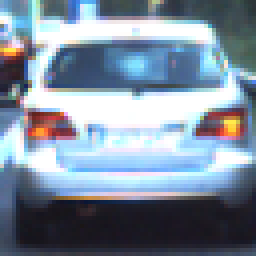
#> input picture projects/p5-vehicle_detection/test_images/car.png, 64 x 64 px (shown 4 times larger)
$ jupyter execute --allow-errors P5-classifier.ipynb   (shell and % lines are left out)   (older library calls are emulated)
#> lines starting #> are read from the running program, lines starting #| are printed output that depends on the picture
### projects/p5-vehicle_detection/helper_functions.py
import matplotlib.image as mpimg
import numpy as np
import cv2
from skimage.feature import hog

# Scale PNG images read through matplotlib, since they are being read on a scale from
# 0 to 1 and we need them to be on a scale from 0 to 255
def scale_img(image):
    image = image * 255
    image = image.astype(np.uint8)

    return image

# Define a function to return HOG features and visualization
def get_hog_features(img, orient, pix_per_cell, cell_per_block,
                        vis=False, feature_vec=True, transform_sqrt=True):
    # Call with two outputs if vis==True
    if vis == True:
        features, hog_image = hog(img, orientations=orient,
                                  pixels_per_cell=(pix_per_cell, pix_per_cell),
                                  cells_per_block=(cell_per_block, cell_per_block),
                                  transform_sqrt=True,
                                  visualise=vis, feature_vector=feature_vec)
        return features, hog_image
    # Otherwise call with one output
    else:
        features = hog(img, orientations=orient,
                       pixels_per_cell=(pix_per_cell, pix_per_cell),
                       cells_per_block=(cell_per_block, cell_per_block),
                       transform_sqrt=True,
                       visualise=vis, feature_vector=feature_vec)
        return features

# Define a function to compute binned color features
def bin_spatial(img, size=(32, 32)):
    # Use cv2.resize().ravel() to create the feature vector
    features = cv2.resize(img, size).ravel()
    # Return the feature vector
    return features

# Define a function to compute color histogram features
# NEED TO CHANGE bins_range if reading .png files with mpimg!
def color_hist(img, nbins=32, bins_range=(0, 256)):
    # Compute the histogram of the color channels separately
    channel1_hist = np.histogram(img[:,:,0], bins=nbins, range=bins_range)
    channel2_hist = np.histogram(img[:,:,1], bins=nbins, range=bins_range)
    channel3_hist = np.histogram(img[:,:,2], bins=nbins, range=bins_range)
    # Concatenate the histograms into a single feature vector
    hist_features = np.concatenate((channel1_hist[0], channel2_hist[0], channel3_hist[0]))
    # Return the individual histograms, bin_centers and feature vector
    return hist_features

def single_img_features(img, color_space='RGB', spatial_size=(32, 32),
                        hist_bins=32, orient=9,
                        pix_per_cell=8, cell_per_block=2, hog_channel=0,
                        spatial_feat=True, hist_feat=True, hog_feat=True):
    #1) Define an empty list to receive features
    img_features = []
    #2) Apply color conversion if other than 'RGB'
    if color_space != 'RGB':
        if color_space == 'HSV':
            feature_image = cv2.cvtColor(img, cv2.COLOR_RGB2HSV)
        elif color_space == 'LUV':
            feature_image = cv2.cvtColor(img, cv2.COLOR_RGB2LUV)
        elif color_space == 'HLS':
            feature_image = cv2.cvtColor(img, cv2.COLOR_RGB2HLS)
        elif color_space == 'YUV':
            feature_image = cv2.cvtColor(img, cv2.COLOR_RGB2YUV)
        elif color_space == 'YCrCb':
            feature_image = cv2.cvtColor(img, cv2.COLOR_RGB2YCrCb)
    else: feature_image = np.copy(img)
    #3) Compute spatial features if flag is set
    if spatial_feat == True:
        spatial_features = bin_spatial(feature_image, size=spatial_size)
        #4) Append features to list
        img_features.append(spatial_features)
    #5) Compute histogram features if flag is set
    if hist_feat == True:
        hist_features = color_hist(feature_image, nbins=hist_bins)
        #6) Append features to list
        img_features.append(hist_features)
    #7) Compute HOG features if flag is set
    if hog_feat == True:
        if hog_channel == 'ALL':
            hog_features = []
            for channel in range(feature_image.shape[2]):
                hog_features.extend(get_hog_features(feature_image[:,:,channel],
                                    orient, pix_per_cell, cell_per_block,
                                    vis=False, feature_vec=True))
        else:
            hog_features = get_hog_features(feature_image[:,:,hog_channel], orient,
                        pix_per_cell, cell_per_block, vis=False, feature_vec=True)
        #8) Append features to list
        img_features.append(hog_features)

    #9) Return concatenated array of features
    return np.concatenate(img_features)

# Define a function to extract features from a list of images
# Have this function call bin_spatial() and color_hist()
def extract_features(imgs, color_space='RGB', spatial_size=(32, 32),
                        hist_bins=32, orient=9,
                        pix_per_cell=8, cell_per_block=2, hog_channel=0,
                        spatial_feat=True, hist_feat=True, hog_feat=True):
    # Create a list to append feature vectors to
    features = []
    # Iterate through the list of images
    for file in imgs:
        file_features = []
        # Read in each one by one
        image = mpimg.imread(file)

        # Scale the image, since matplotlib reads PNG images on a scale of 0 to 1
        image = image * 255
        image = image.astype(np.uint8)

        # apply color conversion if other than 'RGB'
        if color_space != 'RGB':
            if color_space == 'HSV':
                feature_image = cv2.cvtColor(image, cv2.COLOR_RGB2HSV)
            elif color_space == 'LUV':
                feature_image = cv2.cvtColor(image, cv2.COLOR_RGB2LUV)
            elif color_space == 'HLS':
                feature_image = cv2.cvtColor(image, cv2.COLOR_RGB2HLS)
            elif color_space == 'YUV':
                feature_image = cv2.cvtColor(image, cv2.COLOR_RGB2YUV)
            elif color_space == 'YCrCb':
                feature_image = cv2.cvtColor(image, cv2.COLOR_RGB2YCrCb)
        else: feature_image = np.copy(image)

        if spatial_feat == True:
            spatial_features = bin_spatial(feature_image, size=spatial_size)
            file_features.append(spatial_features)
        if hist_feat == True:
            # Apply color_hist()
            hist_features = color_hist(feature_image, nbins=hist_bins)
            file_features.append(hist_features)
        if hog_feat == True:
        # Call get_hog_features() with vis=False, feature_vec=True
            if hog_channel == 'ALL':
                hog_features = []
                for channel in range(feature_image.shape[2]):
                    hog_features.append(get_hog_features(feature_image[:,:,channel],
                                        orient, pix_per_cell, cell_per_block,
                                        vis=False, feature_vec=True))
                hog_features = np.ravel(hog_features)
            else:
                hog_features = get_hog_features(feature_image[:,:,hog_channel], orient,
                            pix_per_cell, cell_per_block, vis=False, feature_vec=True)
            # Append the new feature vector to the features list
            file_features.append(hog_features)
        features.append(np.concatenate(file_features))
    # Return list of feature vectors
    return features

# Define a function that takes an image,
# start and stop positions in both x and y,
# window size (x and y dimensions),
# and overlap fraction (for both x and y)
def slide_window(img, x_start_stop=[None, None], y_start_stop=[None, None],
                    xy_window=(64, 64), xy_overlap=(0.5, 0.5)):
    # If x and/or y start/stop positions not defined, set to image size
    if x_start_stop[0] == None:
        x_start_stop[0] = 0
    if x_start_stop[1] == None:
        x_start_stop[1] = img.shape[1]
    if y_start_stop[0] == None:
        y_start_stop[0] = 0
    if y_start_stop[1] == None:
        y_start_stop[1] = img.shape[0]
    # Compute the span of the region to be searched
    xspan = x_start_stop[1] - x_start_stop[0]
    yspan = y_start_stop[1] - y_start_stop[0]
    # Compute the number of pixels per step in x/y
    nx_pix_per_step = np.int(xy_window[0]*(1 - xy_overlap[0]))
    ny_pix_per_step = np.int(xy_window[1]*(1 - xy_overlap[1]))
    # Compute the number of windows in x/y
    nx_buffer = np.int(xy_window[0]*(xy_overlap[0]))
    ny_buffer = np.int(xy_window[1]*(xy_overlap[1]))
    nx_windows = np.int((xspan-nx_buffer)/nx_pix_per_step)
    ny_windows = np.int((yspan-ny_buffer)/ny_pix_per_step)
    # Initialize a list to append window positions to
    window_list = []
    # Loop through finding x and y window positions
    # Note: you could vectorize this step, but in practice
    # you'll be considering windows one by one with your
    # classifier, so looping makes sense
    for ys in range(ny_windows):
        for xs in range(nx_windows):
            # Calculate window position
            startx = xs*nx_pix_per_step + x_start_stop[0]
            endx = startx + xy_window[0]
            starty = ys*ny_pix_per_step + y_start_stop[0]
            endy = starty + xy_window[1]

            # Append window position to list
            window_list.append(((startx, starty), (endx, endy)))
    # Return the list of windows
    return window_list

# Define a function you will pass an image
# and the list of windows to be searched (output of slide_windows())
# [144 lines left out: functions search_windows, draw_boxes, add_heat, apply_threshold, draw_labeled_bboxes, convert_color and 1 more, not called in this run]

### projects/p5-vehicle_detection/P5-classifier.ipynb
## Vehicle Detection Project

We will first train a classifier on the extended labeled dataset.

[cell 1]
# Imports
import cv2
import numpy as np
import matplotlib.pyplot as plt
import matplotlib.image as mpimg
from mpl_toolkits.mplot3d import Axes3D
from skimage.feature import hog
import glob
from sklearn.preprocessing import StandardScaler
import time
from sklearn.svm import LinearSVC
from sklearn.cross_validation import train_test_split

[cell 2]
from helper_functions import *

In order to train the classifier, we will need to play around with the parameters for how we are going to transform the features. One important feature vector is going to be the one coming from the Histogram of Gradients. In order to figure out good parameters for that, we will use a small visualization widget to see how different parameters affect the output image.

[cell 3]
from IPython.html import widgets
from IPython.html.widgets import interact, fixed
from IPython.display import display

[cell 4]
image = mpimg.imread('test_images/car.png')
#> image is the input picture: shape (64, 64, 3) float32; mean R, G, B 0.495, 0.554, 0.618
image = scale_img(image)
#> the sliders are set to colorspace = 4, channel = 1, orient = 10, pix_per_cell = 8, cell_per_block = 8, transform_sqrt = False

def interactive_hog(colorspace, channel, orient, pix_per_cell, cell_per_block, transform_sqrt):
#> called with colorspace = 4, channel = 1, orient = 10, pix_per_cell = 8, cell_per_block = 8, transform_sqrt = False
    transformed_img = np.copy(image)

    if colorspace == 1: # RGB
        transformed_img = transformed_img[:,:,channel]
    elif colorspace == 2: # GRAYSCALE
        transformed_img = cv2.cvtColor(transformed_img, cv2.COLOR_RGB2GRAY)
    elif colorspace == 3: # HSV
        transformed_img = cv2.cvtColor(transformed_img, cv2.COLOR_RGB2HSV)
        transformed_img = transformed_img[:,:,channel]
    elif colorspace == 4: # HLS
        transformed_img = cv2.cvtColor(transformed_img, cv2.COLOR_RGB2HLS)
#> transformed_img: shape (64, 64, 3); mean of channels 0, 1, 2 97.5, 141.7, 107.3
        transformed_img = transformed_img[:,:,channel]
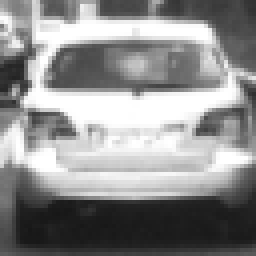
#> transformed_img: shape (64, 64) (shown 4 times larger); min 23, max 255, mean 141.7
    elif colorspace == 5: # LUV
        transformed_img = cv2.cvtColor(transformed_img, cv2.COLOR_RGB2LUV)
        transformed_img = transformed_img[:,:,channel]
    elif colorspace == 6: # YUV
        transformed_img = cv2.cvtColor(transformed_img, cv2.COLOR_RGB2YUV)
        transformed_img = transformed_img[:,:,channel]
    elif colorspace == 7: # YCrCb
        transformed_img = cv2.cvtColor(transformed_img, cv2.COLOR_RGB2YCrCb)
        transformed_img = transformed_img[:,:,channel]

    _, hog_img = get_hog_features(transformed_img, orient, pix_per_cell, cell_per_block, \
                                  vis=True, transform_sqrt=transform_sqrt)
#> in get_hog_features, `features, hog_image = hog(img, orientations=orient, pixels_per_cell=(p..`: features = 640 values, max 0.207 at index 55, min 0 at index 31, mean 0.0214
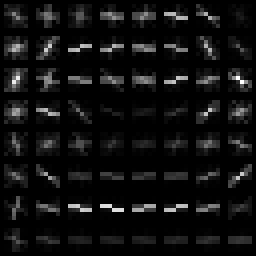
#> hog_img: shape (64, 64) float64 (shown 4 times larger); min 0, max 2.47, mean 0.156; drawn with min black and max white

    f, (ax1, ax2) = plt.subplots(1, 2, figsize=(15, 15))

    ax1.imshow(transformed_img)
    ax1.set_title('Original Image', fontsize=30)
    ax2.imshow(hog_img)
    ax2.set_title('Histogram of Gradients', fontsize=30)
    plt.show()

interact(interactive_hog, colorspace=(1, 7), channel=(0, 2), orient=(1, 20), pix_per_cell=(2, 15), cell_per_block=(1, 15), transform_sqrt=False)
#> (the call stopped at in interactive_hog, `f, (ax1, ax2) = plt.subplots(1, 2, figsize=(15, 15))`: IPython is not available in this run)

[cell 5]
### TODO: Tweak these parameters and see how the results change.
color_space = 'YCrCb' # Can be RGB, HSV, LUV, HLS, YUV, YCrCb
orient = 9  # HOG orientations
pix_per_cell = 8 # HOG pixels per cell
cell_per_block = 2 # HOG cells per block
hog_channel = "ALL" # Can be 0, 1, 2, or "ALL"
spatial_size = (32, 32) # Spatial binning dimensions
hist_bins = 32    # Number of histogram bins
spatial_feat = True # Spatial features on or off
hist_feat = True # Histogram features on or off
hog_feat = True # HOG features on or off

[cell 6]
# Read in cars and notcars
cars = glob.glob('big-data-set/vehicles/**/*.png', recursive=True)
notcars = glob.glob('big-data-set/non-vehicles/**/*.png', recursive=True)

# Reduce the sample size because
# The quiz evaluator times out after 13s of CPU time
# sample_size = 1000
# cars = cars[0:sample_size]
# notcars = notcars[0:sample_size]

print("Number of Car Images: ", len(cars))
print("Number of Not Car Images: ", len(notcars))

car_features = extract_features(cars, color_space=color_space,
                        spatial_size=spatial_size, hist_bins=hist_bins,
                        orient=orient, pix_per_cell=pix_per_cell,
                        cell_per_block=cell_per_block,
                        hog_channel=hog_channel, spatial_feat=spatial_feat,
                        hist_feat=hist_feat, hog_feat=hog_feat)
notcar_features = extract_features(notcars, color_space=color_space,
                        spatial_size=spatial_size, hist_bins=hist_bins,
                        orient=orient, pix_per_cell=pix_per_cell,
                        cell_per_block=cell_per_block,
                        hog_channel=hog_channel, spatial_feat=spatial_feat,
                        hist_feat=hist_feat, hog_feat=hog_feat)

X = np.vstack((car_features, notcar_features)).astype(np.float64)
# Fit a per-column scaler
#> (the rest of this cell did not finish here and is left out)

With the classifier trained, let's check the results on some test images

[cell 7]
# Scale PNG images read through matplotlib, since they are being read on a scale from
# 0 to 1 and we need them to be on a scale from 0 to 255
def scale_img(image):
    image = image * 255
    image = image.astype(np.uint8)

    return image

[cell 8]
car_img = mpimg.imread('test_images/car.png')
notcar_img = mpimg.imread('test_images/notcar.png')
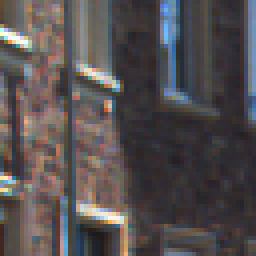
#> input picture projects/p5-vehicle_detection/test_images/notcar.png, 64 x 64 px (shown 4 times larger)
#> notcar_img is the input picture: shape (64, 64, 3) float32; mean R, G, B 0.332, 0.31, 0.313

# Scale the image, since matplotlib reads PNG images on a scale of 0 to 1
car_img = scale_img(car_img)
notcar_img = scale_img(notcar_img)

#> (the rest of this cell did not finish here and is left out)

Now let's grab the features for these images, scale them and pass them to the classifier.

[cell 9]
car_features = single_img_features(car_img, color_space=color_space,
                    spatial_size=spatial_size, hist_bins=hist_bins,
                    orient=orient, pix_per_cell=pix_per_cell,
                    cell_per_block=cell_per_block,
                    hog_channel=hog_channel, spatial_feat=spatial_feat,
                    hist_feat=hist_feat, hog_feat=hog_feat)
#> in single_img_features, `feature_image = cv2.cvtColor(img, cv2.COLOR_RGB2YCrCb)`: feature_image: shape (64, 64, 3); mean of channels 0, 1, 2 138.7, 119.2, 138.7
#> in bin_spatial, `features = cv2.resize(img, size).ravel()`: features = 3072 values, max 255 at index 318, min 22 at index 2793, mean 132.3
#> in single_img_features, `spatial_features = bin_spatial(feature_image, size=spatial_size)`: spatial_features has the same summary as features in bin_spatial
#> in color_hist, `hist_features = np.concatenate((channel1_hist[0], channel2_hist[0], ch..`: hist_features = 96 values, max 1752 at index 80, min 0 at index 0, mean 128
#> after the loop in single_img_features, `for channel in range(feature_image.shape[2]):`: hog_features = 5292 values, max 0.622 at index 5116, min 0 at index 51, mean 0.123
#> car_features = 8460 values, max 1752 at index 3152, min 0 at index 3072, mean 49.57

notcar_features = single_img_features(notcar_img, color_space=color_space,
                    spatial_size=spatial_size, hist_bins=hist_bins,
                    orient=orient, pix_per_cell=pix_per_cell,
                    cell_per_block=cell_per_block,
                    hog_channel=hog_channel, spatial_feat=spatial_feat,
                    hist_feat=hist_feat, hog_feat=hog_feat)
#> in single_img_features (call 2), `feature_image = cv2.cvtColor(img, cv2.COLOR_RGB2YCrCb)`: feature_image: shape (64, 64, 3); mean of channels 0, 1, 2 80.8, 130.8, 127.5
#> notcar_features = 8460 values, max 2188 at index 3120, min 0 at index 3072, mean 42.63

# Scale extracted features to be fed to classifier
#> (the rest of this cell did not finish here and is left out)

[cell 10]
# Define a function you will pass an image
# and the list of windows to be searched (output of slide_windows())
def search_windows(img, windows, clf, scaler, color_space='RGB',
                    spatial_size=(32, 32), hist_bins=32,
                    hist_range=(0, 256), orient=9,
                    pix_per_cell=8, cell_per_block=2,
                    hog_channel=0, spatial_feat=True,
                    hist_feat=True, hog_feat=True):

    #1) Create an empty list to receive positive detection windows
    on_windows = []
    #2) Iterate over all windows in the list
    for window in windows:
        #3) Extract the test window from original image
        test_img = cv2.resize(img[window[0][1]:window[1][1], window[0][0]:window[1][0]], (64, 64))
        #4) Extract features for that window using single_img_features()
        features = single_img_features(test_img, color_space=color_space,
                            spatial_size=spatial_size, hist_bins=hist_bins,
                            orient=orient, pix_per_cell=pix_per_cell,
                            cell_per_block=cell_per_block,
                            hog_channel=hog_channel, spatial_feat=spatial_feat,
                            hist_feat=hist_feat, hog_feat=hog_feat)
        #5) Scale extracted features to be fed to classifier
        test_features = scaler.transform(np.array(features).reshape(1, -1))
        #6) Predict using your classifier
        prediction = clf.predict(test_features)
        #7) If positive (prediction == 1) then save the window
        if prediction == 1:
            on_windows.append(window)
    #8) Return windows for positive detections
    return on_windows

[cell 11]
highway_img = mpimg.imread('test_images/test7.jpg')
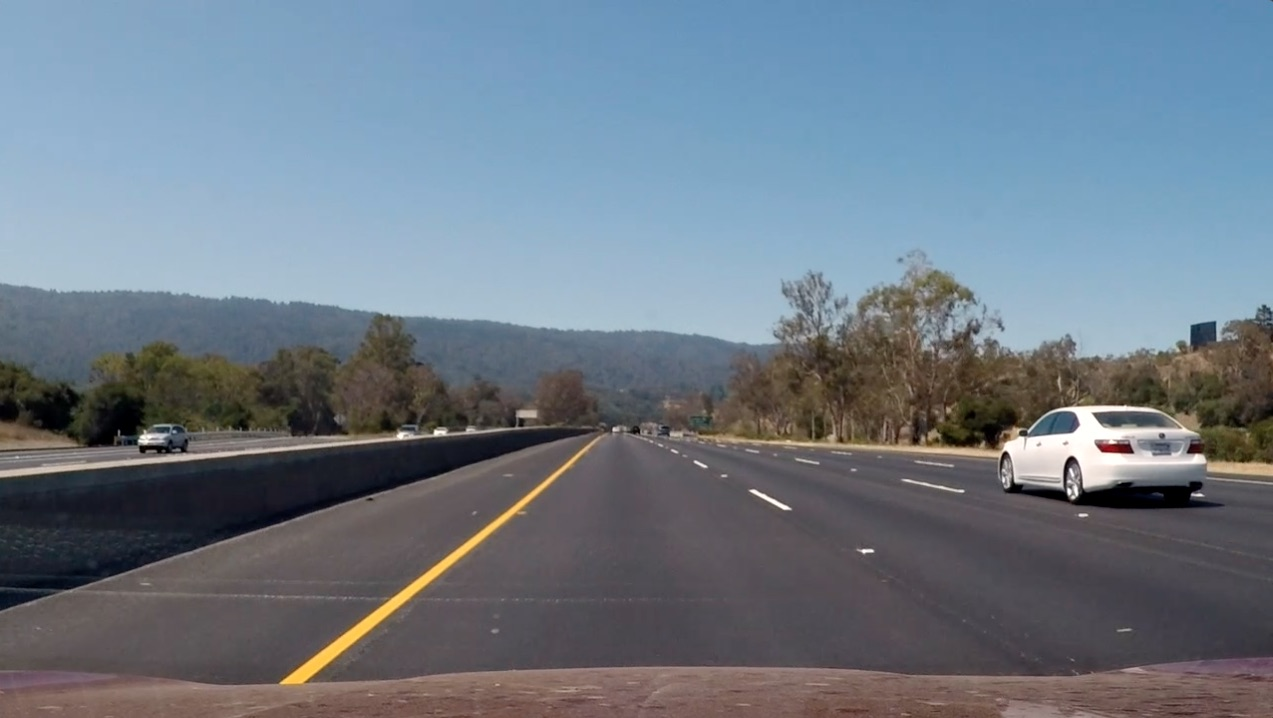
#> input picture projects/p5-vehicle_detection/test_images/test7.jpg, 1273 x 718 px
#> highway_img is the input picture: shape (718, 1273, 3); mean R, G, B 109.5, 121.6, 133.7
draw_image = np.copy(highway_img)

# Uncomment the following line if you extracted training
# data from .png images (scaled 0 to 1 by mpimg) and the
# image you are searching is a .jpg (scaled 0 to 255)
#image = image.astype(np.float32)/255

y_start_stop = [350, None] # Min and max in y to search in slide_window()

windows = slide_window(highway_img, x_start_stop=[None, None], y_start_stop=y_start_stop,
                    xy_window=(128, 128), xy_overlap=(0.7, 0.7))
#> windows = 217 items

#> (the rest of this cell did not finish here and is left out)
